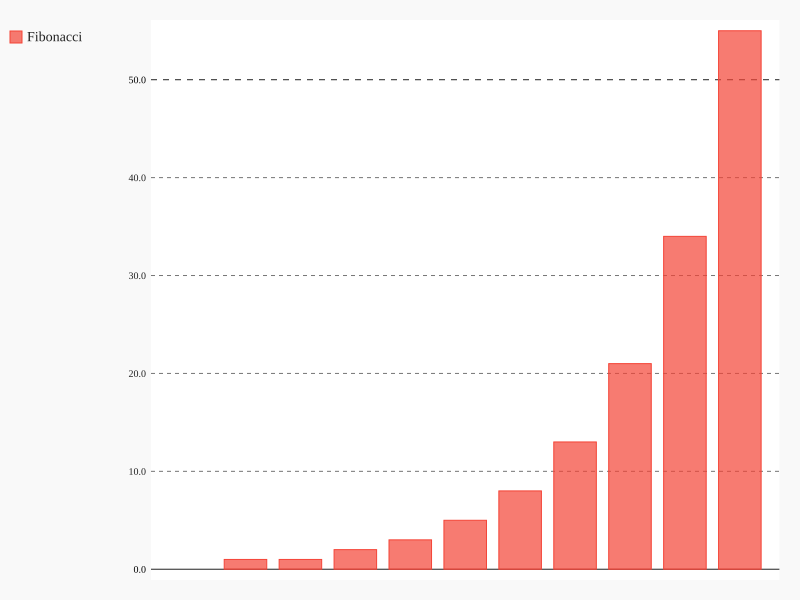

Python code for this plot:
#!/usr/bin/env python
# -*- coding: utf-8 -*-
# created: zhangpeng <zhangpeng1@infohold.com.cn>

import pygal                                                       # First import pygal
bar_chart = pygal.Bar()                                            # Then create a bar graph object
bar_chart.add('Fibonacci', [0, 1, 1, 2, 3, 5, 8, 13, 21, 34, 55])  # Add some values
bar_chart.render_to_file('first.svg')                          # Save the svg to a file
